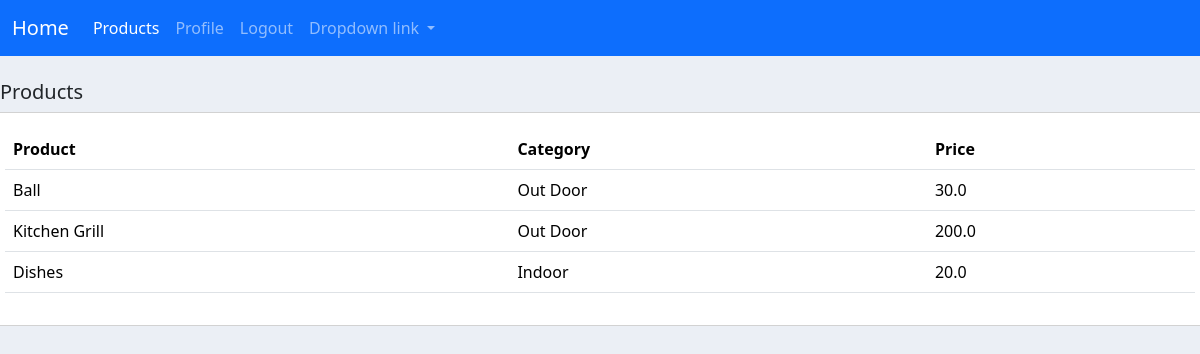
The app's page /product/ with its own data.
### django1/models.py (models this page shows, shortened)
class Product(models.Model):
    CATEGORY = (
        ('Indoor','Indoor'),
        ('Out Door','Out Door')
    )
    tags = models.ManyToManyField(Tag)
    name = models.CharField(max_length=200, null=True)
    price = models.FloatField(null=True)
    category = models.CharField(max_length=200, null=True,choices=CATEGORY)
    description = models.CharField(max_length=200, null=True,blank=True)
    date_created = models.DateTimeField(auto_now_add=True, null=True)

### django1/views.py (the view)
# urls.py: path('product/', views.product, name='product'),
def product(request):
    products = Product.objects.all()
    context = {'products':products}
    return render(request,'products.html',context)

### templates/products.html (shortened to what this page needs)
<!DOCTYPE html>
<html lang="en">
<head>
</head>
<body>
{% extends 'base.html' %}
{% load static %}
 {% block main%}
     <br>
      <div class="row">
          <div class="col-md">
              <h5>Products</h5>
          </div>
          <div class="card card-body">
              <table class="table">
                  <tr>
                      <th>Product</th>
                      <th>Category</th>
                      <th>Price</th>
                  </tr>
                  {% for i in products %}
                      <tr>
                      <td>{{ i.name }}</td>
                      <td>{{ i.category }}</td>
                      <td>{{ i.price }}</td>
                      </tr>
                  {% endfor %}
              </table>
          </div>
      </div>
    {% endblock %}

### static/style.css (style rules this page uses)
body { background-color: #ebeff5; }

### records on screen
Product: name "Ball", category "Out Door", price "30.0"
Product: name "Kitchen Grill", category "Out Door", price "200.0"
Product: name "Dishes", category "Indoor", price "20.0"
